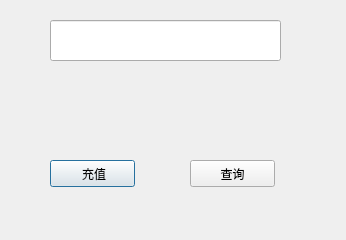
<?xml version="1.0" encoding="UTF-8"?>
<ui version="4.0">
 <class>ICcard</class>
 <widget class="QDialog" name="ICcard">
  <property name="geometry">
   <rect>
    <x>0</x>
    <y>0</y>
    <width>346</width>
    <height>240</height>
   </rect>
  </property>
  <property name="windowTitle">
   <string>Dialog</string>
  </property>
  <widget class="QPushButton" name="rechargeButton">
   <property name="geometry">
    <rect>
     <x>50</x>
     <y>160</y>
     <width>85</width>
     <height>27</height>
    </rect>
   </property>
   <property name="text">
    <string> 充值</string>
   </property>
  </widget>
  <widget class="QPushButton" name="queryButton">
   <property name="geometry">
    <rect>
     <x>190</x>
     <y>160</y>
     <width>85</width>
     <height>27</height>
    </rect>
   </property>
   <property name="text">
    <string>查询</string>
   </property>
  </widget>
  <widget class="QLineEdit" name="lineEdit">
   <property name="geometry">
    <rect>
     <x>50</x>
     <y>20</y>
     <width>231</width>
     <height>41</height>
    </rect>
   </property>
   <property name="text">
    <string/>
   </property>
  </widget>
  <widget class="QLabel" name="label_show">
   <property name="geometry">
    <rect>
     <x>50</x>
     <y>100</y>
     <width>231</width>
     <height>31</height>
    </rect>
   </property>
   <property name="font">
    <font>
     <family>Abyssinica SIL</family>
     <pointsize>12</pointsize>
    </font>
   </property>
   <property name="text">
    <string/>
   </property>
  </widget>
  <widget class="QLabel" name="label_tip">
   <property name="geometry">
    <rect>
     <x>50</x>
     <y>70</y>
     <width>111</width>
     <height>21</height>
    </rect>
   </property>
   <property name="text">
    <string> </string>
   </property>
  </widget>
 </widget>
 <resources/>
 <connections/>
</ui>
